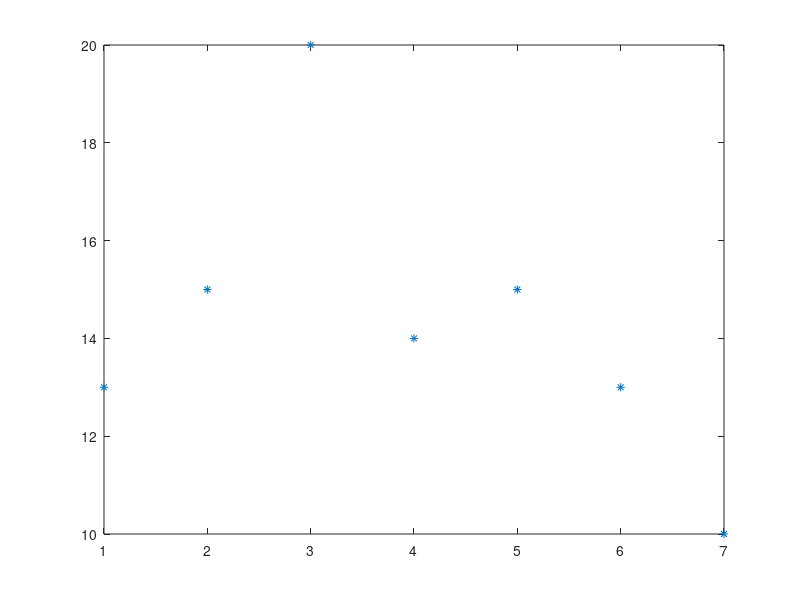

The MATLAB script that drew this image: (Note: this script raises an error after producing the figure.)
x = [1:7];
y = [13, 15, 20, 14, 15, 13, 10];

plot(x, y, '*');
hold on;

z = [1:0.01:10];
[a, b] = least_squere(x, y)

plot(z, a*z + b);
for i = 1:7
    plot([x(i), x(i)], [y(i), x(i)*a+b]);
end

E = norm(y-a*x-b)^2
xlabel('time');
ylabel('temp');


